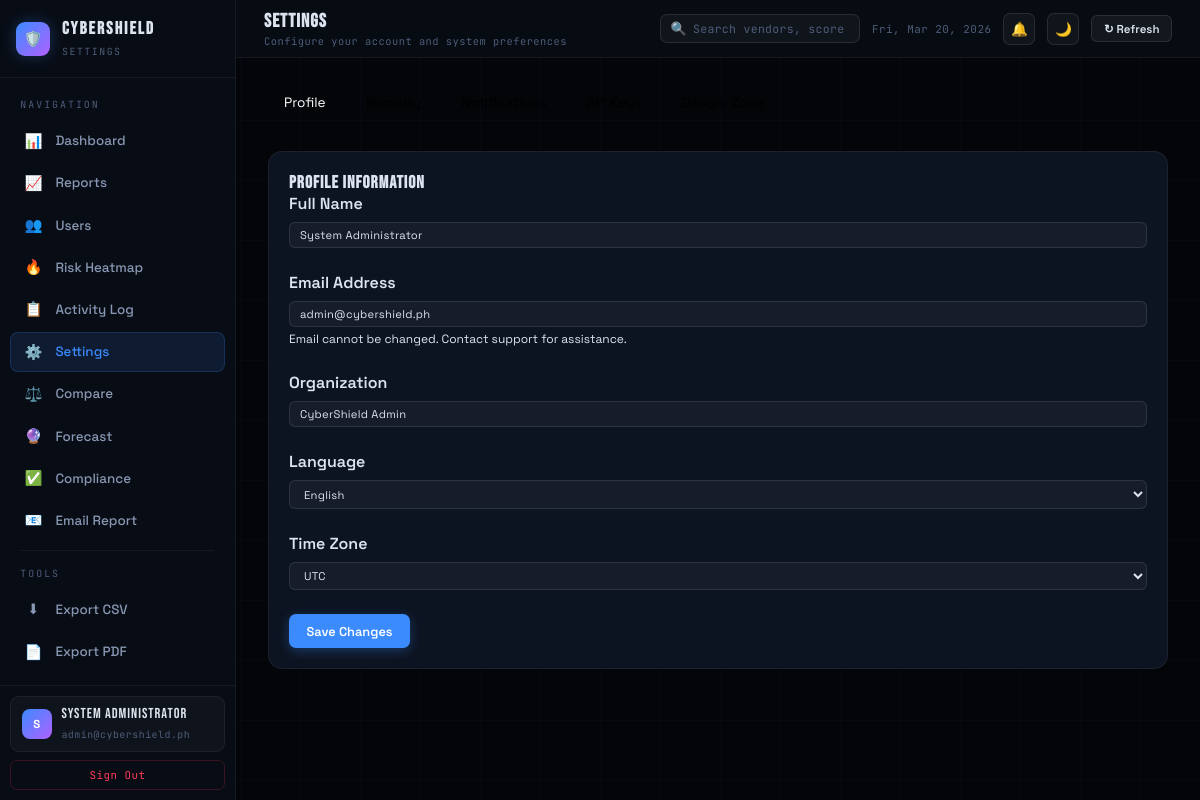
/Admin/settings.php (signed in), run on the app's committed database.
### tables this page shows
CREATE TABLE users (
    id INT AUTO_INCREMENT PRIMARY KEY,
    username VARCHAR(50) UNIQUE NOT NULL,
    password_hash VARCHAR(255) NOT NULL,
    email VARCHAR(100) UNIQUE NOT NULL,
    full_name VARCHAR(100) NOT NULL,
    store_name VARCHAR(100) NOT NULL,
    role ENUM('Admin', 'Seller', 'Viewer') DEFAULT 'Seller',
    is_active BOOLEAN DEFAULT TRUE,
    created_at TIMESTAMP DEFAULT CURRENT_TIMESTAMP,
    updated_at TIMESTAMP DEFAULT CURRENT_TIMESTAMP ON UPDATE CURRENT_TIMESTAMP,
    INDEX idx_username (username),
    INDEX idx_email (email),
    INDEX idx_role (role)
);

### Admin/settings.php (the view, shortened to what this page needs)
<?php
$database = new Database();
$db = $database->getConnection();
$user_query = "SELECT * FROM users WHERE id = :user_id";
$stmt = $db->prepare($user_query);
$stmt->bindParam(':user_id', $_SESSION['user_id']);
$stmt->execute();
$user = $stmt->fetch(PDO::FETCH_ASSOC);
?>
<!DOCTYPE html>
<html lang="en" data-theme="dark">
<head>
    <link rel="stylesheet" href="dashboard.css">
</head>
<body>
    <div id="app">
        <div id="sidebar">
            <div class="sb-brand">
                <div class="shield">🛡️</div>
                <div class="sb-brand-text"><h2>CyberShield</h2><span>Settings</span></div>
            </div>
            <div class="sb-section">
                <div class="sb-label">Navigation</div>
                <a class="sb-item" href="dashboard.php"><span class="sb-icon">📊</span><span class="sb-text">Dashboard</span></a>
                <a class="sb-item" href="reports.php"><span class="sb-icon">📈</span><span class="sb-text">Reports</span></a>
                <a class="sb-item" href="users.php"><span class="sb-icon">👥</span><span class="sb-text">Users</span></a>
                <a class="sb-item" href="heatmap.php"><span class="sb-icon">🔥</span><span class="sb-text">Risk Heatmap</span></a>
                <a class="sb-item" href="activity.php"><span class="sb-icon">📋</span><span class="sb-text">Activity Log</span></a>
                <a class="sb-item active" href="settings.php"><span class="sb-icon">⚙️</span><span class="sb-text">Settings</span></a>
                <a class="sb-item" href="compare.php"><span class="sb-icon">⚖️</span><span class="sb-text">Compare</span></a>
                <a class="sb-item" href="forecast.php"><span class="sb-icon">🔮</span><span class="sb-text">Forecast</span></a>
                <a class="sb-item" href="compliance.php"><span class="sb-icon">✅</span><span class="sb-text">Compliance</span></a>
                <a class="sb-item" href="email.php"><span class="sb-icon">📧</span><span class="sb-text">Email Report</span></a>
                      <div class="sb-divider"></div>
      <div class="sb-label">Tools</div>
      <a class="sb-item" onclick="exportCSV()"><span class="sb-icon">⬇</span><span class="sb-text">Export CSV</span></a>
      <a class="sb-item" onclick="exportPDF()"><span class="sb-icon">📄</span><span class="sb-text">Export PDF</span></a>
      <a class="sb-item" onclick="refreshData()"><span class="sb-icon">↻</span><span class="sb-text">Refresh Data</span></a>
    </div>
            <div class="sb-footer">
                <div class="sb-user">
                    <div class="sb-avatar"><?php echo strtoupper(substr($user['full_name'], 0, 1)); ?></div>
                    <div class="sb-user-info">
                        <p><?php echo htmlspecialchars($user['full_name']); ?></p>
                        <span><?php echo htmlspecialchars($user['email']); ?></span>
                    </div>
                </div>
                <button class="btn-sb-logout" onclick="doSignOut()">Sign Out</button>
            </div>
        </div>
        <div id="main">
            <div class="topbar">
                <div class="topbar-left">
                    <h2>Settings</h2>
                    <p>Configure your account and system preferences</p>
                </div>
                <div class="topbar-right">
                    <div class="topbar-search-wrap">
                        <span class="topbar-search-icon">🔍</span>
                        <input type="text" class="topbar-search" id="global-search" placeholder="Search vendors, scores…" oninput="onGlobalSearch(this.value)" />
                    </div>
                    <span class="topbar-date" id="topbar-date"><?php echo date('D, M d, Y'); ?></span>
                    <div class="notif-wrap">
                        <button class="notif-btn" id="notif-btn" onclick="toggleNotifPanel()">🔔<span class="notif-dot hidden" id="notif-dot"></span></button>
                    </div>
                    <button class="theme-toggle" id="theme-toggle" onclick="toggleTheme()" title="Toggle theme">🌙</button>
                    <button class="btn btn-secondary btn-sm" onclick="refreshData()">↻ Refresh</button>
                </div>
            </div>
            <div class="content">
                <div class="tab-buttons">
                    <button class="tab-btn active" onclick="switchTab('profile')">Profile</button>
                    <button class="tab-btn" onclick="switchTab('security')">Security</button>
                    <button class="tab-btn" onclick="switchTab('notifications')">Notifications</button>
                    <button class="tab-btn" onclick="switchTab('api')">API Keys</button>
                    <button class="tab-btn" onclick="switchTab('danger')">Danger Zone</button>
                </div>
                <div id="tab-profile" class="tab-content active">
                    <div class="card">
                        <h3>Profile Information</h3>
                        <form id="profile-form" onsubmit="updateProfile(event)">
                            <div class="setting-group">
                                <label class="setting-label">Full Name</label>
                                <input type="text" id="full-name" value="<?php echo htmlspecialchars($user['full_name']); ?>" class="filter-select" style="width:100%">
                            </div>
                            <div class="setting-group">
                                <label class="setting-label">Email Address</label>
                                <input type="email" id="email" value="<?php echo htmlspecialchars($user['email']); ?>" class="filter-select" style="width:100%" readonly>
                                <div class="setting-description">Email cannot be changed. Contact support for assistance.</div>
                            </div>
                            <div class="setting-group">
                                <label class="setting-label">Organization</label>
                                <input type="text" id="organization" value="<?php echo htmlspecialchars($user['store_name']); ?>" class="filter-select" style="width:100%">
                            </div>
                            <div class="setting-group">
                                <label class="setting-label">Language</label>
                                <select id="language" class="filter-select" style="width:100%">
                                    <option value="en">English</option>
                                </select>
                            </div>
                            <div class="setting-group">
                                <label class="setting-label">Time Zone</label>
                                <select id="timezone" class="filter-select" style="width:100%">
                                    <option value="UTC">UTC</option>
                                </select>
                            </div>
                            <button type="submit" class="btn btn-primary">Save Changes</button>
                        </form>
                    </div>
                </div>
            </div>
        </div>
    </div>
</body>
</html>

### Admin/settings.php (style rules this page uses)
.setting-group { margin-bottom: 1.5rem; }
.setting-label { font-weight: 600; margin-bottom: 0.5rem; display: block; font-family: var(--font); }
.setting-description { font-size: 0.75rem; color: var(--text-3); margin-top: 0.25rem; font-family: var(--font); line-height: 1.4; }
.tab-buttons { display: flex; gap: 0.5rem; margin-bottom: 1.5rem; border-bottom: 1px solid var(--border-2); padding-bottom: 0.5rem; }
.tab-btn { padding: 0.5rem 1rem; background: none; border: none; cursor: pointer; border-radius: 8px; transition: all 0.2s; font-family: var(--font); font-size: 0.85rem; }
.tab-btn.active { background: var(--primary); color: white; }
.tab-content { display: none; }
.tab-content.active { display: block; }
.card h3 { font-family: var(--display); font-size: 1.1rem; letter-spacing: 1px; }
.filter-select { font-family: var(--font); }

### data on the page
users: full_name "S", full_name "System Administrator", email "admin@cybershield.ph", store_name "CyberShield Admin"
